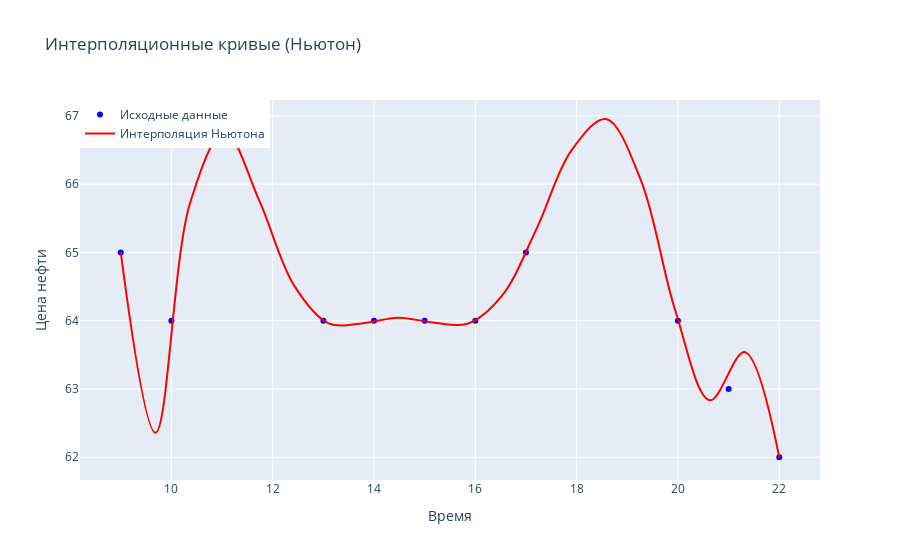

Notebook code for this chart:
### Code cell
# Создаем интерполяционную функцию Ньютона
def newton_interpolation(x, x_data, y_data):
    n = len(x_data)
    p = y_data[0]
    f = 1.0

    for i in range(1, n):
        f *= (x - x_data[i - 1])
        p += f * divided_diff[0][i]

    return p

# Функция для вычисления разделенных разностей
def divided_differences(x, y):
    n = len(x)
    f = np.zeros((n, n))
    f[:, 0] = y

    for j in range(1, n):
        for i in range(n - j):
            f[i][j] = (f[i + 1][j - 1] - f[i][j - 1]) / (x[i + j] - x[i])
    return f

# Выбираем данные для интерполяции
x = df['Data'][2:12].to_numpy()
y = df['Oil Brent'][2:12].to_numpy()

# Создаем точки для интерполяции
x_interp = np.linspace(min(x), max(x), 20)

# Вычисляем разделенные разности
divided_diff = divided_differences(x, y)

# Вычисляем значения интерполяционной функции в точках
y_interp_newton = [newton_interpolation(x_i, x, y) for x_i in x_interp]

# Создаем графики Plotly
trace_original = go.Scatter(
    x=x,
    y=y,
    mode='markers',
    name='Исходные данные',
    marker=dict(color='blue', symbol='circle'),
)

trace_interpolated_newton = go.Scatter(
    x=x_interp,
    y=y_interp_newton,
    mode='lines',
    name='Интерполяция Ньютона',
    line=dict(color='red', shape='spline', width=2),
)

layout = go.Layout(
    title='Интерполяционные кривые (Ньютон)',
    xaxis=dict(title='Время'),
    yaxis=dict(title='Цена нефти'),
    legend=dict(x=0, y=1),
)

fig = go.Figure(data=[trace_original, trace_interpolated_newton], layout=layout)
fig.show()

### Figure 1 — Plotly figure (JSON) as saved in the notebook; plotly's stock layout.template omitted (floating-point values rounded to 4 significant figures)
{"data": [{"marker": {"color": "blue", "symbol": "circle"}, "mode": "markers", "name": "Исходные данные", "type": "scatter", "x": [9, 10, 13, 14, 15, 16, 17, 20, 21, 22], "y": [65, 64, 64, 64, 64, 64, 65, 64, 63, 62]}, {"line": {"color": "red", "shape": "spline", "width": 2}, "mode": "lines", "name": "Интерполяция Ньютона", "type": "scatter", "x": [9, 9.684, 10.37, 11.05, 11.74, 12.42, 13.11, 13.79, 14.47, 15.16, 15.84, 16.53, 17.21, 17.89, 18.58, 19.26, 19.95, 20.63, 21.32, 22], "y": [65, 62.36, 65.72, 66.76, 65.75, 64.52, 63.96, 63.96, 64.04, 63.98, 63.96, 64.37, 65.35, 66.49, 66.95, 66.07, 64.15, 62.83, 63.54, 62.0]}], "layout": {"legend": {"x": 0, "y": 1}, "title": {"text": "Интерполяционные кривые (Ньютон)"}, "xaxis": {"title": {"text": "Время"}}, "yaxis": {"title": {"text": "Цена нефти"}}}}
